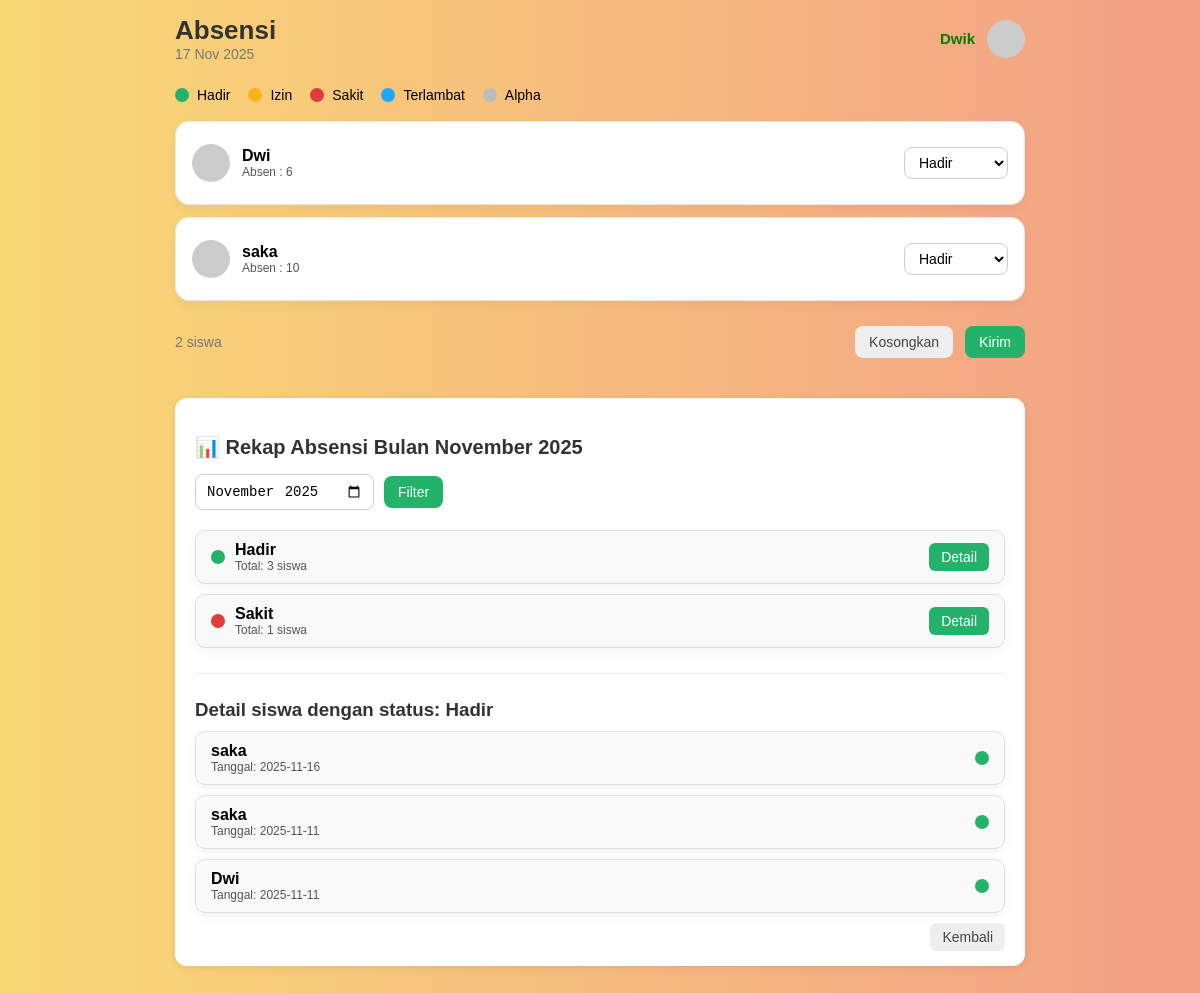
The app's page /mpk/absen.php?detail=hadir (signed in) with its own data.
### tables this page shows
CREATE TABLE `siswa` (
  `id_siswa` int NOT NULL,
  `nama_siswa` varchar(50) NOT NULL,
  `no_absen` int NOT NULL,
  `nis` int NOT NULL,
  `nisn` varchar(15) NOT NULL,
  `tgl_lahir` date NOT NULL,
  `alamat` text NOT NULL,
  `telp` varchar(15) NOT NULL,
  `id_kelas` int NOT NULL
);

CREATE TABLE `absensi` (
  `id_absensi` int NOT NULL,
  `id_siswa` int NOT NULL,
  `tgl_absensi` date NOT NULL,
  `keterangan` varchar(10) NOT NULL
);

### mpk/absen.php (the view, shortened to what this page needs)
<?php
include 'konekin.php';
$id_kelas = $_SESSION['id_kelas'] ?? null;
$cariSiswa = mysqli_query($koneksi, "SELECT siswa.*, kelas.nama_kelas
                                     FROM siswa, kelas
                                     WHERE siswa.id_kelas = kelas.id_kelas
                                     AND siswa.id_kelas = '$id_kelas'
                                     ORDER BY nama_siswa ASC");
$siswaData = [];
while ($row = mysqli_fetch_assoc($cariSiswa)) {
    $siswaData[] = $row;
}
$filter_bulan = $_GET['bulan'] ?? date('Y-m');
$querySummary = "
    SELECT keterangan, COUNT(*) AS jumlah
    FROM absensi
    JOIN siswa ON absensi.id_siswa = siswa.id_siswa
    WHERE siswa.id_kelas = '$id_kelas'
      AND DATE_FORMAT(tgl_absensi, '%Y-%m') = '$filter_bulan'
    GROUP BY keterangan
";
$resSummary = mysqli_query($koneksi, $querySummary);
$summary = [];
while ($row = mysqli_fetch_assoc($resSummary)) {
    $summary[$row['keterangan']] = $row['jumlah'];
}
$detail_ket = $_GET['detail'] ?? null;
$detailData = [];
if ($detail_ket) {
    $qDetail = "
        SELECT siswa.nama_siswa, absensi.tgl_absensi, absensi.keterangan
        FROM absensi
        JOIN siswa ON absensi.id_siswa = siswa.id_siswa
        WHERE siswa.id_kelas = '$id_kelas'
          AND absensi.keterangan = '$detail_ket'
          AND DATE_FORMAT(absensi.tgl_absensi, '%Y-%m') = '$filter_bulan'
        ORDER BY absensi.tgl_absensi DESC
    ";
    $resDetail = mysqli_query($koneksi, $qDetail);
    while ($r = mysqli_fetch_assoc($resDetail)) {
        $detailData[] = $r;
    }
}
?>
<!doctype html>
<html lang="id">
<head>
  <link href="https://unpkg.com/boxicons@2.1.4/css/boxicons.min.css" rel="stylesheet">
  <link rel="stylesheet" href="absen.css">
</head>
<body>
  <div class="frame" role="application" aria-label="Absen Siswa">
    <table>
    <div class="top">
      <div class="title">
        <h1>Absensi</h1>
        <div class="subtitle"><?= date('d M Y'); ?></div>
      </div>
      <div style="display:flex;align-items:center;gap:12px">
        <div><h1 style="font-size: 15px; color: green;"><?= $_SESSION['username'] ?? 'Guru'; ?></h1></div>
        <div class="avatar" title="profile"></div>
      </div>
    </div>
    <div class="toolbar">
      <div class="legend">
        <div class="item"><span class="dot hadir"></span> Hadir</div>
        <div class="item"><span class="dot izin"></span> Izin</div>
        <div class="item"><span class="dot sakit"></span> Sakit</div>
        <div class="item"><span class="dot dispen"></span> Terlambat</div>
        <div class="item"><span class="dot alpha"></span> Alpha</div>
      </div>
    </div>
    <form method="post">
  <div class="list" id="listDesktop">
    <?php if (count($siswaData) === 0): ?>
      <p style="color:red;">Tidak ada siswa pada kelas ini.</p>
    <?php else: ?>
      <?php foreach ($siswaData as $s): ?>
        <div class="student">
          <div style="display:flex;align-items:center;justify-content:space-between;width:100%;padding:8px 0">
            <div style="display:flex;align-items:center;gap:12px">
              <div class="avatar"></div>
              <div class="info">
                <div class="name" style="font-weight:600;"><?= htmlspecialchars($s['nama_siswa']); ?></div>
                <div class="class" style="font-size:12px;color:#555;">Absen : <?= htmlspecialchars($s['no_absen']); ?></div>
              </div>
            </div>
            <select name="absen[<?= $s['id_siswa']; ?>]"
              style="padding:6px 10px;border-radius:8px;border:1px solid #ccc;background:#fff;font-size:14px;cursor:pointer;">
              <option value="hadir">Hadir</option>
            </select>
          </div>
        </div>
      <?php endforeach; ?>
    <?php endif; ?>
  </div>
  <div class="footer">
    <div class="count"><?= count($siswaData); ?> siswa</div>
    <div class="buttons">
      <button type="reset" class="btn ghost">Kosongkan</button>
      <button type="submit" class="btn primary">Kirim</button>
    </div>
  </div>
</form>
</table>
<div class="summary"
      style="background:#fff;padding:20px;border-radius:12px;
            box-shadow:0 2px 8px rgba(0,0,0,0.08);margin-bottom:30px; margin-top:40px;">
  <h2 style="margin-bottom:15px;color:#333;font-size:20px;">
    📊 Rekap Absensi Bulan <?= date('F Y', strtotime($filter_bulan . '-01')); ?>
  </h2>
  <form method="get" style="margin-bottom:20px;display:flex;align-items:center;gap:10px;">
    <input type="month" name="bulan"
           value="<?= htmlspecialchars($filter_bulan); ?>"
           style="padding:8px 10px;border:1px solid #ccc;border-radius:8px;font-size:14px;">
    <button type="submit" class="btn primary"
            style="padding:8px 14px;border-radius:8px;">Filter</button>
  </form>
  <div class="list" id="summaryList" style="display:flex;flex-direction:column;gap:10px;">
    <?php if (count($summary) === 0): ?>
      <p style="color:red;">Belum ada absensi di bulan ini.</p>
    <?php else: ?>
      <?php foreach ($summary as $ket => $jumlah): ?>
        <div class="student"
             style="background:#f9f9f9;border:1px solid #ddd;padding:10px 15px;
                    border-radius:10px;display:flex;align-items:center;
                    justify-content:space-between;">
          <div style="display:flex;align-items:center;gap:10px;">
            <span class="dot <?= htmlspecialchars($ket); ?>"></span>
            <div class="info">
              <div class="name" style="font-weight:600;text-transform:capitalize;">
                <?= htmlspecialchars($ket); ?>
              </div>
              <div class="class" style="font-size:12px;color:#555;">
                Total: <?= $jumlah; ?> siswa
              </div>
            </div>
          </div>
          <a href="?detail=<?= urlencode($ket); ?>"
             class="btn primary"
             style="padding:6px 12px;border-radius:6px;text-decoration:none;">Detail</a>
        </div>
      <?php endforeach; ?>
    <?php endif; ?>
  </div>
  <?php if ($detail_ket): ?>
    <hr style="margin:25px 0;border:none;border-top:1px solid #eee;">
    <h3 style="margin-bottom:10px;color:#333;">Detail siswa dengan status:
      <strong style="text-transform:capitalize;"><?= htmlspecialchars($detail_ket); ?></strong>
    </h3>
    <div class="list" id="detailList" style="display:flex;flex-direction:column;gap:10px;">
      <?php if (count($detailData) === 0): ?>
        <p style="color:red;">Belum ada siswa dengan keterangan ini.</p>
      <?php else: ?>
        <?php foreach ($detailData as $d): ?>
          <div class="student"
               style="background:#f9f9f9;border:1px solid #ddd;padding:10px 15px;
                      border-radius:10px;display:flex;align-items:center;
                      justify-content:space-between;">
            <div>
              <div class="name" style="font-weight:600;"><?= htmlspecialchars($d['nama_siswa']); ?></div>
              <div class="class" style="font-size:12px;color:#555;">Tanggal: <?= htmlspecialchars($d['tgl_absensi']); ?></div>
            </div>
            <span class="dot <?= htmlspecialchars($d['keterangan']); ?>"></span>
          </div>
        <?php endforeach; ?>
      <?php endif; ?>
    </div>
    <div style="margin-top:15px;text-align:right;">
      <a href="absen.php"
         class="btn ghost"
         style="padding:6px 12px;border-radius:6px;text-decoration:none;">Kembali</a>
    </div>
  <?php endif; ?>
  </div>
  </div>
</body>
</html>

### mpk/absen.css (style rules this page uses)
:root { --bg: linear-gradient(to right, #f9d976, #f39f86);; --card: #ffffff; --border: #e5e7eb; --text: #333; --muted: #777; --hadir: #23b26a; --izin: #ffb020; --sakit: #e23b3b; --telat: #1fa7ff; --alpha: #bdbdbd; --radius: 14px; --shadow: 0 4px 12px rgba(0, 0, 0, 0.04); }
body { margin: 0; padding: 0; font-family: "Poppins", sans-serif; background: var(--bg); }
.frame { max-width: 850px; margin: auto; padding: 15px; }
.top { display: flex; align-items: center; justify-content: space-between; margin-bottom: 25px; }
.title h1 { margin: 0; font-size: 26px; color: var(--text); }
.subtitle { color: var(--muted); font-size: 14px; }
.avatar { width: 38px; height: 38px; border-radius: 50%; background: #ccc; }
.toolbar { margin-bottom: 18px; }
.legend { display: flex; gap: 18px; flex-wrap: wrap; }
.legend .item { display: flex; align-items: center; gap: 8px; font-size: 14px; }
.dot { width: 14px; height: 14px; border-radius: 50%; }
.dot.hadir { background: var(--hadir); }
.dot.izin { background: var(--izin); }
.dot.sakit { background: var(--sakit); }
.dot.telat, .dot.dispen { background: var(--telat); }
.dot.alpha { background: var(--alpha); }
.list { display: flex; flex-direction: column; gap: 12px; }
.student { background: var(--card); padding: 14px 16px; border-radius: var(--radius); box-shadow: var(--shadow); border: 1px solid var(--border); }
.footer { margin-top: 25px; display: flex; align-items: center; justify-content: space-between; }
.count { font-size: 14px; color: var(--muted); }
.buttons { display: flex; gap: 12px; }
.btn { padding: 8px 14px; border-radius: 8px; cursor: pointer; border: none; font-size: 14px; }
.btn.primary { background: var(--hadir); color: #fff; }
.btn.ghost { background: #eee; color: #444; }
.summary { background: var(--card); margin-top: 40px; padding: 20px; border-radius: var(--radius); box-shadow: var(--shadow); }

### records on screen
siswa: nama_siswa "Dwi", no_absen "6", id_siswa "Hadir"
siswa: nama_siswa "saka", no_absen "10", id_siswa "Hadir"
absensi: id_siswa.nama_siswa "saka", tgl_absensi "2025-11-16"
absensi: id_siswa.nama_siswa "saka", tgl_absensi "2025-11-11"
absensi: id_siswa.nama_siswa "Dwi", tgl_absensi "2025-11-11"

### other values on screen
$_SESSION['username'] "Dwik"
count($siswaData) "2"
$ket "Hadir"
$jumlah "3"
$ket "Sakit"
$jumlah "1"
$detail_ket "Hadir"
